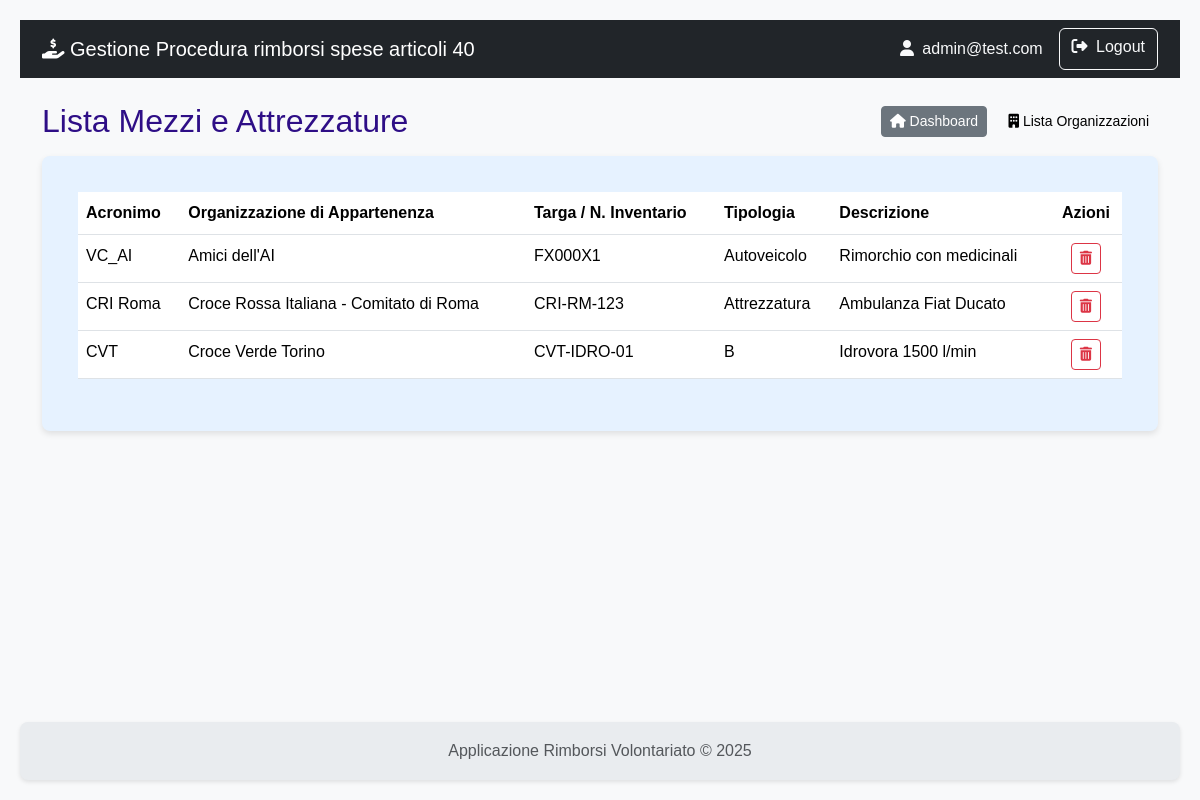
The page /anagrafica/mezzi (signed in) on the database as committed earlier.
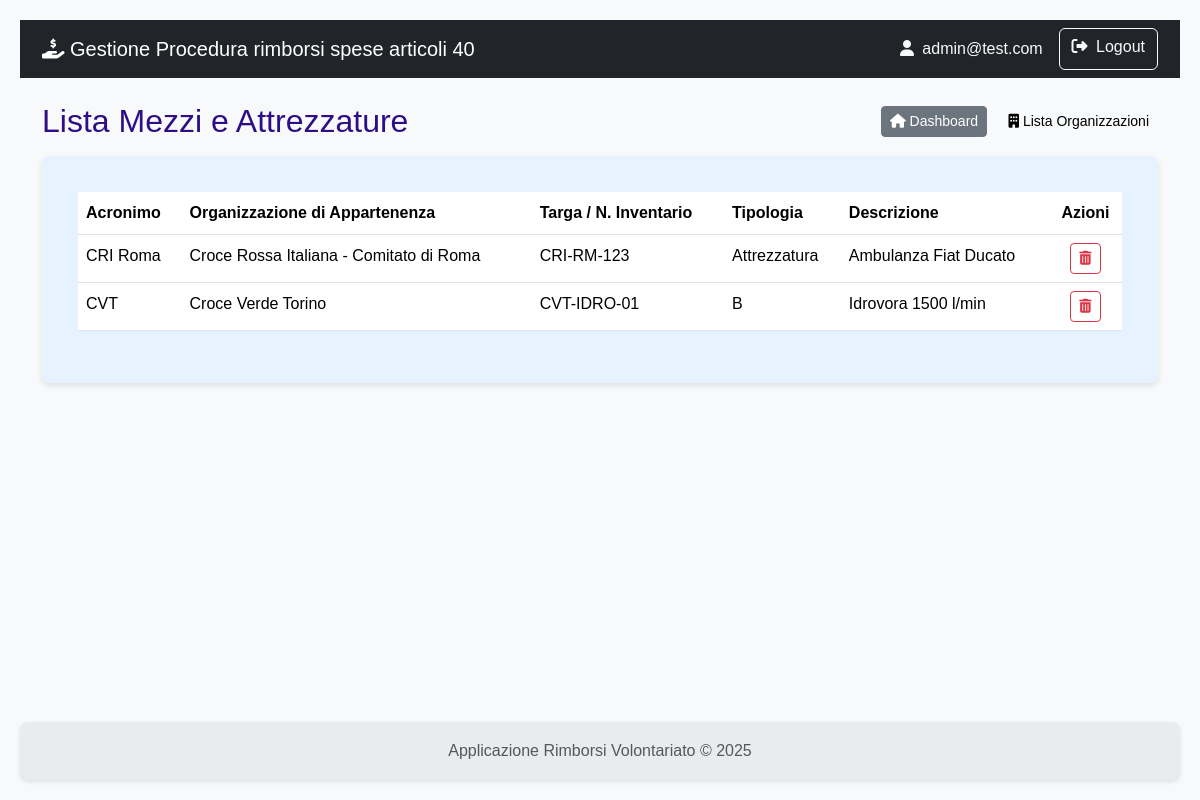
The same page on the database as committed later.
### rimborsi/models.py (models this page shows)
class MezzoAttrezzatura(db.Model):
    id = db.Column(db.Integer, primary_key=True)
    tipologia = db.Column(db.String(1), nullable=False)
    targa_inventario = db.Column(db.String(50), nullable=False) # Rimosso unique=True
    descrizione = db.Column(db.String(200))
    organizzazione_id = db.Column(db.Integer, db.ForeignKey('organizzazione.id'), nullable=False)
    impieghi = db.relationship('ImpiegoMezzoAttrezzatura', backref='mezzo_attrezzatura', lazy=True)
    __table_args__ = (db.UniqueConstraint('targa_inventario', name='uq_mezzoattrezzatura_targa_inventario'),)

class Organizzazione(db.Model):
    id = db.Column(db.Integer, primary_key=True)
    nome = db.Column(db.String(150), nullable=False)
    acronimo = db.Column(db.String(20))
    codice_interno = db.Column(db.String(20)) # Rimosso unique=True
    indirizzo = db.Column(db.String(200))
    mezzi = db.relationship('MezzoAttrezzatura', backref='organizzazione', lazy=True)
    richieste = db.relationship('Richiesta', backref='organizzazione', lazy=True)
    utenti_compilatori = db.relationship('User', secondary=associazione_utente_organizzazione, back_populates='organizzazioni')
    __table_args__ = (db.UniqueConstraint('codice_interno', name='uq_organizzazione_codice_interno'),)

### rimborsi/anagrafica/routes.py (the view)
@anagrafica_bp.route('/mezzi')
@login_required
def lista_tutti_mezzi():
    mezzi = MezzoAttrezzatura.query.join(Organizzazione).order_by(Organizzazione.nome, MezzoAttrezzatura.targa_inventario).all()
    return render_template('anagrafica/lista_tutti_mezzi.html', mezzi=mezzi)

### rimborsi/templates/anagrafica/lista_tutti_mezzi.html (shortened to what this page needs)
{% extends 'base.html' %}
{% block content %}
    <div class="d-flex justify-content-between align-items-center mb-3">
        <div>
            <h2 class="mb-0">Lista Mezzi e Attrezzature</h2>
        </div>
        <div>
            <a href="{{ url_for('main.dashboard') }}" class="btn btn-secondary btn-sm me-2">
                <i class="fas fa-home"></i> Dashboard
            </a>
            <a href="{{ url_for('anagrafica.lista_organizzazioni') }}" class="btn btn-light btn-sm">
                <i class="fas fa-building"></i> Lista Organizzazioni
            </a>
        </div>
    </div>
    <div class="card shadow-sm">
        <div class="card-body">
            <table class="table table-hover">
                <thead>
                    <tr>
                        <th>Acronimo</th>
                        <th>Organizzazione di Appartenenza</th>
                        <th>Targa / N. Inventario</th>
                        <th>Tipologia</th>
                        <th>Descrizione</th>
                        <th class="text-center">Azioni</th>
                    </tr>
                </thead>
                   <tbody>
                    {% for mezzo in mezzi %}
                    <tr>
                        <td>{{ mezzo.organizzazione.acronimo }}</td>
                        <td>{{ mezzo.organizzazione.nome }}</td>
                        <td>{{ mezzo.targa_inventario }}</td>
                        <td>
                            {% if mezzo.tipologia == 'M' %}
                                Autoveicolo
                            {% elif mezzo.tipologia == 'A' %}
                                Attrezzatura
                            {% else %}
                                {{ mezzo.tipologia }}
                            {% endif %}
                        </td>
                        <td>{{ mezzo.descrizione }}</td>
                        <td class="text-center">
                             <form action="{{ url_for('anagrafica.cancella_mezzo', mezzo_id=mezzo.id) }}" method="POST" class="d-inline">
                                <button type="submit" class="btn btn-outline-danger btn-sm" onclick="return confirm('Sei sicuro di voler eliminare questo elemento?');" title="Elimina">
                                    <i class="fas fa-trash-alt"></i>
                                </button>
                            </form>
                        </td>
                    </tr>
                    {% else %}
                    <tr>
                        <td colspan="6" class="text-center">Nessun mezzo trovato nel sistema.</td>
                    </tr>
                    {% endfor %}
                </tbody>
            </table>
        </div>
    </div>
{% endblock %}

Rows that differ between the two databases and show on the page:
removed MezzoAttrezzatura: organizzazione.acronimo "VC_AI", organizzazione.nome "Amici dell'AI", targa_inventario "FX000X1", tipologia "Autoveicolo", descrizione "Rimorchio con medicinali"
